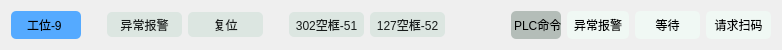
  <widget class="QWidget" name="layoutWidget_9">
   <property name="geometry">
    <rect>
     <x>20</x>
     <y>560</y>
     <width>781</width>
     <height>30</height>
    </rect>
   </property>
   <layout class="QGridLayout" name="gridLayout_9">
    <item row="0" column="10">
     <widget class="QPushButton" name="pb_CmdA_9">
      <property name="minimumSize">
       <size>
        <width>75</width>
        <height>25</height>
       </size>
      </property>
      <property name="styleSheet">
       <string notr="true">background: rgb(220, 230, 225);
border-color: rgb(0, 0, 0);
border-radius: 5px;
color:rgb(24, 28, 27);</string>
      </property>
      <property name="text">
       <string>302空框-51</string>
      </property>
     </widget>
    </item>
    <item row="0" column="16">
     <widget class="QLabel" name="lb_RequestCode_9">
      <property name="minimumSize">
       <size>
        <width>65</width>
        <height>25</height>
       </size>
      </property>
      <property name="styleSheet">
       <string notr="true">border-radius: 5px;
background-color: rgb(240, 248, 244);</string>
      </property>
      <property name="text">
       <string>请求扫码</string>
      </property>
      <property name="alignment">
       <set>Qt::AlignCenter</set>
      </property>
     </widget>
    </item>
    <item row="0" column="13">
     <widget class="QLabel" name="label_12">
      <property name="minimumSize">
       <size>
        <width>50</width>
        <height>25</height>
       </size>
      </property>
      <property name="styleSheet">
       <string notr="true">border-radius: 5px;
background-color: rgb(180, 189, 184);</string>
      </property>
      <property name="text">
       <string> PLC命令</string>
      </property>
      <property name="alignment">
       <set>Qt::AlignCenter</set>
      </property>
     </widget>
    </item>
    <item row="0" column="3">
     <spacer name="horizontalSpacer_26">
      <property name="orientation">
       <enum>Qt::Horizontal</enum>
      </property>
      <property name="sizeType">
       <enum>QSizePolicy::Fixed</enum>
      </property>
      <property name="sizeHint" stdset="0">
       <size>
        <width>20</width>
        <height>20</height>
       </size>
      </property>
     </spacer>
    </item>
    <item row="0" column="6">
     <spacer name="horizontalSpacer_27">
      <property name="orientation">
       <enum>Qt::Horizontal</enum>
      </property>
      <property name="sizeType">
       <enum>QSizePolicy::Fixed</enum>
      </property>
      <property name="sizeHint" stdset="0">
       <size>
        <width>20</width>
        <height>20</height>
       </size>
      </property>
     </spacer>
    </item>
    <item row="0" column="4">
     <widget class="QPushButton" name="pb_Error_9">
      <property name="minimumSize">
       <size>
        <width>75</width>
        <height>25</height>
       </size>
      </property>
      <property name="styleSheet">
       <string notr="true">background: rgb(220, 230, 225);
border-color: rgb(0, 0, 0);
border-radius: 5px;
color:rgb(24, 28, 27);</string>
      </property>
      <property name="text">
       <string>异常报警</string>
      </property>
     </widget>
    </item>
    <item row="0" column="12">
     <spacer name="horizontalSpacer_28">
      <property name="orientation">
       <enum>Qt::Horizontal</enum>
      </property>
      <property name="sizeType">
       <enum>QSizePolicy::Fixed</enum>
      </property>
      <property name="sizeHint" stdset="0">
       <size>
        <width>60</width>
        <height>20</height>
       </size>
      </property>
     </spacer>
    </item>
    <item row="0" column="11">
     <widget class="QPushButton" name="pb_CmdB_9">
      <property name="minimumSize">
       <size>
        <width>75</width>
        <height>25</height>
       </size>
      </property>
      <property name="styleSheet">
       <string notr="true">background: rgb(220, 230, 225);
border-color: rgb(0, 0, 0);
border-radius: 5px;
color:rgb(24, 28, 27);</string>
      </property>
      <property name="text">
       <string>127空框-52</string>
      </property>
     </widget>
    </item>
    <item row="0" column="15">
     <widget class="QLabel" name="lb_Wait_9">
      <property name="minimumSize">
       <size>
        <width>65</width>
        <height>25</height>
       </size>
      </property>
      <property name="styleSheet">
       <string notr="true">border-radius: 5px;
background-color: rgb(240, 248, 244);</string>
      </property>
      <property name="text">
       <string>等待</string>
      </property>
      <property name="alignment">
       <set>Qt::AlignCenter</set>
      </property>
     </widget>
    </item>
    <item row="0" column="2">
     <widget class="QLabel" name="lb_WorkStation_9">
      <property name="minimumSize">
       <size>
        <width>70</width>
        <height>28</height>
       </size>
      </property>
      <property name="styleSheet">
       <string notr="true">border-radius: 5px;
background-color: rgb(85, 170, 255);</string>
      </property>
      <property name="text">
       <string>工位-9 </string>
      </property>
      <property name="alignment">
       <set>Qt::AlignCenter</set>
      </property>
     </widget>
    </item>
    <item row="0" column="14">
     <widget class="QLabel" name="lb_Error_9">
      <property name="minimumSize">
       <size>
        <width>62</width>
        <height>25</height>
       </size>
      </property>
      <property name="styleSheet">
       <string notr="true">border-radius: 5px;
background-color: rgb(240, 248, 244);</string>
      </property>
      <property name="text">
       <string>异常报警</string>
      </property>
      <property name="alignment">
       <set>Qt::AlignCenter</set>
      </property>
     </widget>
    </item>
    <item row="0" column="5">
     <widget class="QPushButton" name="pb_Reset_9">
      <property name="minimumSize">
       <size>
        <width>75</width>
        <height>25</height>
       </size>
      </property>
      <property name="styleSheet">
       <string notr="true">background: rgb(220, 230, 225);
border-color: rgb(0, 0, 0);
border-radius: 5px;
color:rgb(24, 28, 27);</string>
      </property>
      <property name="text">
       <string>复位</string>
      </property>
     </widget>
    </item>
   </layout>
  </widget>
